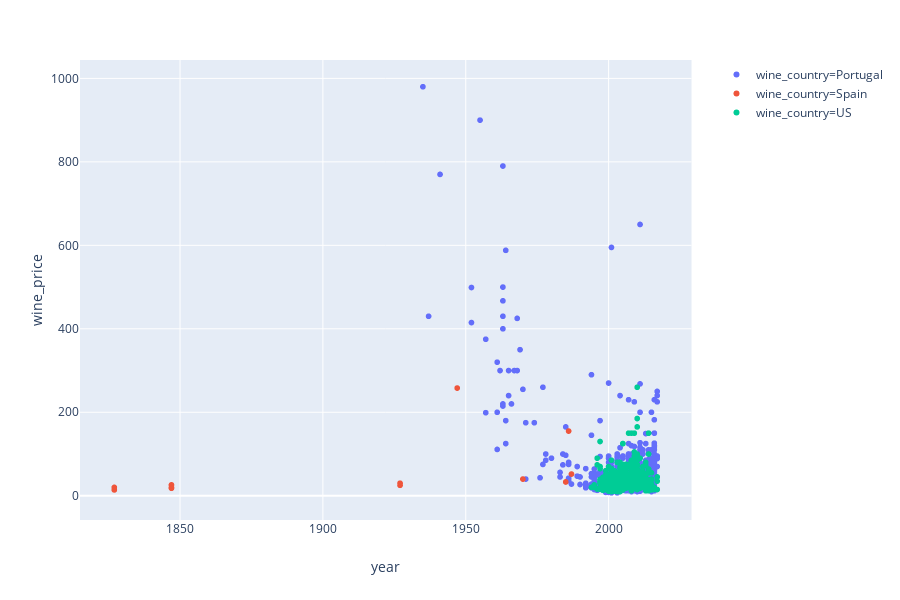

The code cell stored with this chart in its notebook:
### Code cell
fig = px.scatter(dataPort, x="year", y="wine_price", color ="wine_country" )
fig.show()

### Figure 1 — Plotly figure (JSON) as saved in the notebook; plotly's stock layout.template omitted (floating-point values rounded to 4 significant figures; data arrays with more than 128 entries replaced by an {"elided": "..."} marker saying what was removed)
{"data": [{"hoverlabel": {"namelength": 0}, "hovertemplate": "wine_country=Portugal<br>year=%{x}<br>wine_price=%{y}", "legendgroup": "wine_country=Portugal", "marker": {"color": "#636efa", "symbol": "circle"}, "mode": "markers", "name": "wine_country=Portugal", "showlegend": true, "type": "scattergl", "x": {"elided": "1322 int values"}, "xaxis": "x", "y": {"elided": "1322 int values"}, "yaxis": "y"}, {"hoverlabel": {"namelength": 0}, "hovertemplate": "wine_country=Spain<br>year=%{x}<br>wine_price=%{y}", "legendgroup": "wine_country=Spain", "marker": {"color": "#EF553B", "symbol": "circle"}, "mode": "markers", "name": "wine_country=Spain", "showlegend": true, "type": "scattergl", "x": {"elided": "246 int values"}, "xaxis": "x", "y": {"elided": "246 int values"}, "yaxis": "y"}, {"hoverlabel": {"namelength": 0}, "hovertemplate": "wine_country=US<br>year=%{x}<br>wine_price=%{y}", "legendgroup": "wine_country=US", "marker": {"color": "#00cc96", "symbol": "circle"}, "mode": "markers", "name": "wine_country=US", "showlegend": true, "type": "scattergl", "x": {"elided": "648 int values"}, "xaxis": "x", "y": {"elided": "648 int values"}, "yaxis": "y"}], "layout": {"height": 600, "legend": {"tracegroupgap": 0}, "margin": {"t": 60}, "xaxis": {"anchor": "y", "domain": [0, 0.98], "title": {"text": "year"}}, "yaxis": {"anchor": "x", "domain": [0, 1], "title": {"text": "wine_price"}}}}
